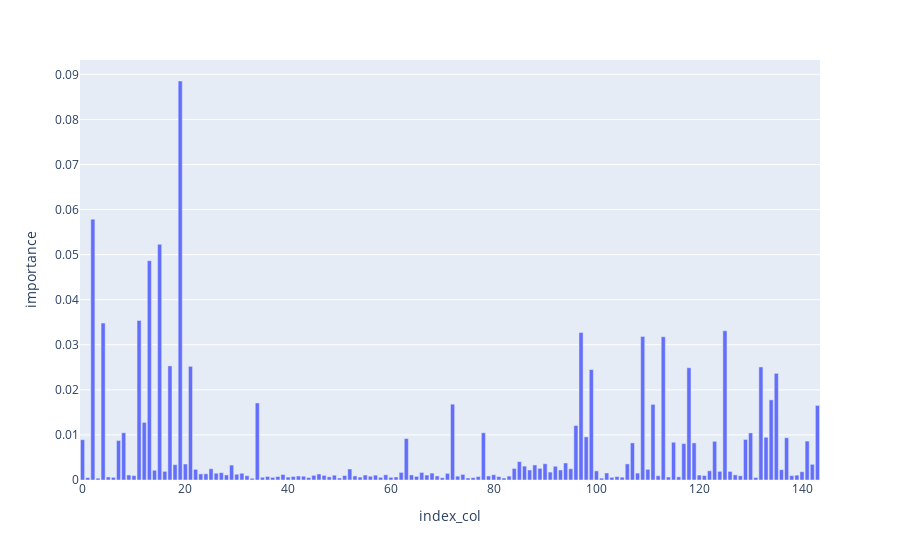

Source (notebook cell):
### Code cell
import plotly.express as px
fig = px.bar(feature_importances, x= 'index_col' , y= 'importance' )
fig.show()

### Figure 1 — Plotly figure (JSON) as saved in the notebook; plotly's stock layout.template omitted (floating-point values rounded to 4 significant figures; data arrays with more than 128 entries replaced by an {"elided": "..."} marker saying what was removed)
{"data": [{"alignmentgroup": "True", "hovertemplate": "index_col=%{x}<br>importance=%{y}<extra></extra>", "legendgroup": "", "marker": {"color": "#636efa"}, "name": "", "offsetgroup": "", "orientation": "v", "showlegend": false, "textposition": "auto", "type": "bar", "x": {"elided": "144 int values"}, "xaxis": "x", "y": {"elided": "144 float values"}, "yaxis": "y"}], "layout": {"barmode": "relative", "legend": {"tracegroupgap": 0}, "margin": {"t": 60}, "xaxis": {"anchor": "y", "domain": [0, 1], "title": {"text": "index_col"}}, "yaxis": {"anchor": "x", "domain": [0, 1], "title": {"text": "importance"}}}}
